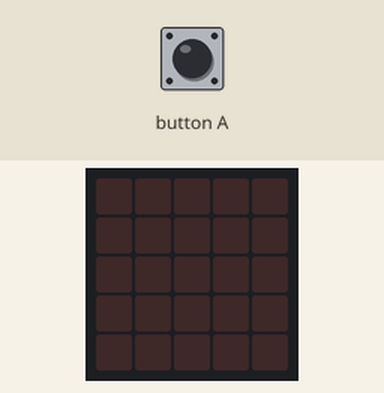
A program run on a simulated BBC micro:bit (MakeCode). On the bench: the board's 5×5 LED display. The test bench sets the inputs (shaded band). Random numbers come from a fixed seed; the 48×5 strip is a reading aid, not a part: it shows the text the display is scrolling, unrolled, one strip-width of it at a time.

Above: at 1.2 s.
1.3 s: button A pressed for 0.15 s
At 2.0 s:
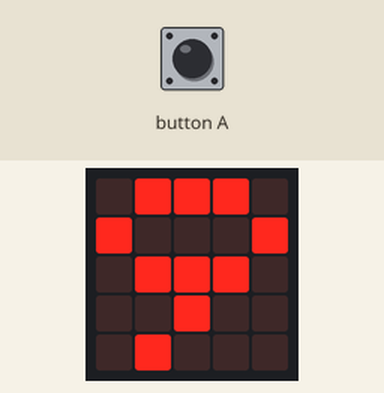
4.4 s: button A pressed for 0.15 s
At 12.9 s:
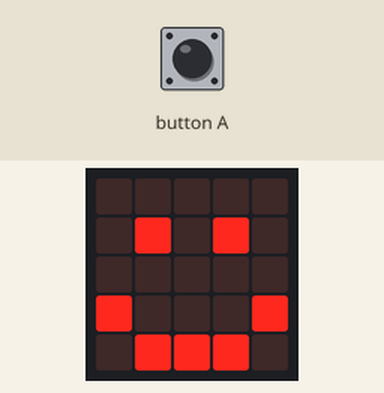
13.5 s: button A pressed for 0.15 s
At 19.6 s:
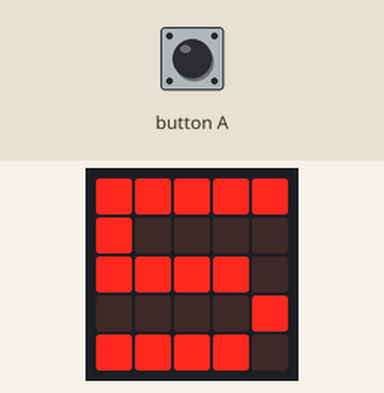

The program:

09_FRIO_o_CALOR.py
```python
#Practica10
#Realizaun programa que simule un medidor de temperatura
#usando numeros al azar y el boton A, en el lenguaje python
#Si la temperatura<=15 muestre un sms de ,"FRIO", SINO un
#sms de "CALOR"

temperatura=0
def on_button_pressed_a():
    global temperatura
    temperatura=randint(1,40)
    basic.show_number(temperatura)
    basic.pause(1000)
    if temperatura<=15:
        basic.show_icon(IconNames.ANGRY)
        basic.show_string("FRIO")
    else:
        basic.show_icon(IconNames.HAPPY)
        basic.show_string("CALOR")
    basic.pause(500)
    basic.clear_screen()
input.on_button_pressed(Button.A, on_button_pressed_a)
```

Measured:
- after the input at 1.3 s, the display: changes after 0.15 s (image 1)
- what the display in image 1 shows lasts 1.7 s, from 1.5 s to 3.2 s
- what the display in image 2 shows lasts 0.6 s, from 12.5 s to 13.1 s
